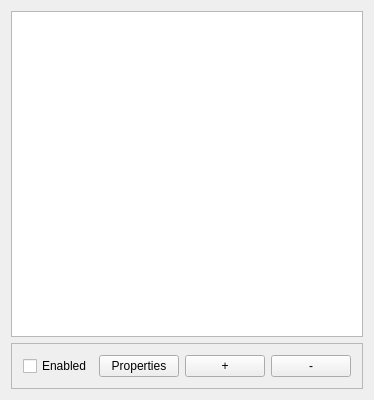
<?xml version="1.0" encoding="UTF-8"?>
<ui version="4.0">
 <class>ProcessorsWidgetClass</class>
 <widget class="QWidget" name="ProcessorsWidgetClass">
  <property name="geometry">
   <rect>
    <x>0</x>
    <y>0</y>
    <width>316</width>
    <height>400</height>
   </rect>
  </property>
  <property name="windowTitle">
   <string>ProcessorsWidget</string>
  </property>
  <layout class="QVBoxLayout" name="verticalLayout">
   <item>
    <widget class="QListWidget" name="listProcessors">
     <property name="editTriggers">
      <set>QAbstractItemView::EditTrigger::CurrentChanged|QAbstractItemView::EditTrigger::DoubleClicked</set>
     </property>
     <property name="alternatingRowColors">
      <bool>true</bool>
     </property>
    </widget>
   </item>
   <item>
    <widget class="QFrame" name="frame">
     <property name="frameShape">
      <enum>QFrame::Shape::StyledPanel</enum>
     </property>
     <property name="frameShadow">
      <enum>QFrame::Shadow::Raised</enum>
     </property>
     <layout class="QHBoxLayout" name="horizontalLayout">
      <item>
       <spacer name="horizontalSpacer">
        <property name="orientation">
         <enum>Qt::Orientation::Horizontal</enum>
        </property>
        <property name="sizeHint" stdset="0">
         <size>
          <width>40</width>
          <height>20</height>
         </size>
        </property>
       </spacer>
      </item>
      <item>
       <widget class="QCheckBox" name="checkboxEnable">
        <property name="text">
         <string>Enabled</string>
        </property>
       </widget>
      </item>
      <item>
       <widget class="QPushButton" name="buttonProperties">
        <property name="text">
         <string>Properties</string>
        </property>
       </widget>
      </item>
      <item>
       <widget class="QPushButton" name="buttonAdd">
        <property name="text">
         <string>+</string>
        </property>
       </widget>
      </item>
      <item>
       <widget class="QPushButton" name="buttonRemove">
        <property name="text">
         <string>-</string>
        </property>
       </widget>
      </item>
     </layout>
    </widget>
   </item>
  </layout>
 </widget>
 <layoutdefault spacing="6" margin="11"/>
 <resources/>
 <connections/>
</ui>
